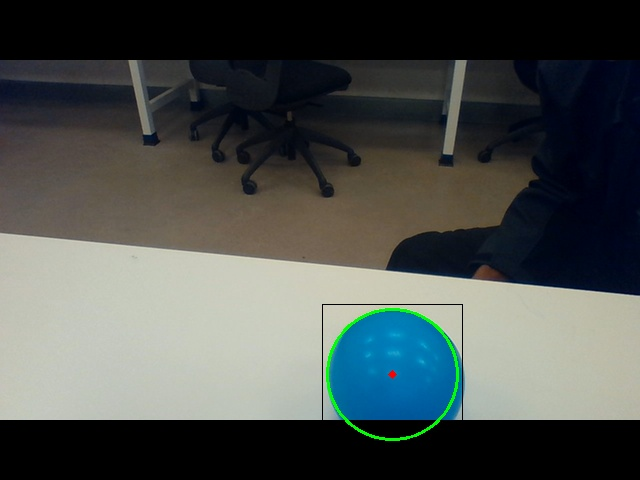
#> input picture Code/Windows test/Full image.jpg, 640 x 480 px, given in place of the camera
$ python ball_recognition.py
#> lines starting #> are read from the running program, lines starting #| are printed output that depends on the picture; after the words box and inside, x2 and y2 are one past the last pixel; in counts of white or black regions, pixels touching at a corner belong together
""" Kuwin Wyke
Midwestern State University
Start: 10 October 2019
End: work in progress

This program detects a ball by using a filter that looks only for the color
of the ball. There is a function to manually calibrate the filter. Once only
the color of the ball is detected as input, the program looks for a circle
using a built ini OpenCV function.

Programed and tested on windows.
"""

import cv2
import numpy as np

# Create function to calibrate filter
def calibrate_filter(calibrate = True):
    """This module is used to fine tune the variables for filtering out
    the color of the ball and ball detection parameters.
    """
#> called with calibrate = False
    variables = open("filter_variables.txt", "r")
#> (reads Code/Windows test/filter_variables.txt from the repository)
    lower_limit = int(variables.readline())
    lower_limit2 = int(variables.readline())
    lower_limit_hue = int(variables.readline())
    upper_limit = int(variables.readline())
    upper_limit2 = int(variables.readline())
    upper_limit_hue = int(variables.readline())
    circle_detect_param = int(variables.readline())
    circle_detect_param2 = int(variables.readline())
    variables.close()
    # Set maximum number of circles
    max_circles = 60
    # Set buffer to increase size of the box around each circle
    buffer = 5

    # Create function to save adjusted parameters
    def file_save():
        string = str(lower_limit) + '\n'
        string += str(lower_limit2) + '\n'
        string += str(lower_limit_hue) + '\n'
        string += str(upper_limit) + '\n'
        string += str(upper_limit2) + '\n'
        string += str(upper_limit_hue) + '\n'
        string += str(circle_detect_param) + '\n'
        string += str(circle_detect_param2)
        variables = open("filter_variables.txt", "w")
        variables.write(string)
        variables.close()

    if calibrate:
        # Create functions to change parameters of hsv filter
        def lower_change(pos):
            nonlocal lower_limit
            lower_limit = pos
        def lower_change2(pos):
            nonlocal lower_limit2
            lower_limit2 = pos
        def lower_change3(pos):
            nonlocal lower_limit_hue
            lower_limit_hue = pos

        def upper_change(pos):
            nonlocal upper_limit
            upper_limit = pos
        def upper_change2(pos):
            nonlocal upper_limit2
            upper_limit2 = pos
        def upper_change3(pos):
            nonlocal upper_limit_hue
            upper_limit_hue = pos

        # Create functions to change circle detection parameters
        def circle_detect_change(pos):
            nonlocal circle_detect_param
            circle_detect_param = pos
        def circle_detect_change2(pos):
            nonlocal circle_detect_param2
            circle_detect_param2 = pos

        # Create variable for track bar names to make it easy to change
        filter_bars = "filter_bars"
        # Create second windows name to accomodate all bars
        circle_bars = "circle_bars"
        # Create named window to put track bars
        cv2.namedWindow(filter_bars)
        cv2.namedWindow(circle_bars)

        # Create Track bars to adjust filter and circle detection parameters
        cv2.createTrackbar("Lower bottom", filter_bars, lower_limit, 360,
                           lower_change)
        cv2.createTrackbar("Lower top", filter_bars, lower_limit2, 360,
                           lower_change2)
        cv2.createTrackbar("lower hue", filter_bars, lower_limit_hue, 360,
                           lower_change3)
        cv2.createTrackbar("upper bottom", filter_bars, upper_limit, 360,
                           upper_change)
        cv2.createTrackbar("upper top", filter_bars, upper_limit2, 360,
                           upper_change2)
        cv2.createTrackbar("upper hue", filter_bars, upper_limit_hue, 360,
                           upper_change3)
        cv2.createTrackbar("circle param", circle_bars, circle_detect_param, 500,
                           circle_detect_change)
        cv2.createTrackbar("circle param 2", circle_bars, circle_detect_param2,
                           500, circle_detect_change2)

    # Start camera before loop to ensure it is working
    cap = cv2.VideoCapture(0)
    ret, frame = cap.read()
#> frame is the input picture: shape (480, 640, 3); mean B, G, R 78.4, 80.8, 75.6
    # Loop for each frame for video
    while ret:
        # Create arrays for filter parameters
        lower_range = np.array([lower_limit_hue, lower_limit, lower_limit2])
        upper_range = np.array([upper_limit_hue, upper_limit, upper_limit2])

        ret, frame = cap.read()

        # Create filter
        # Get hsv color scheme
        hsv = cv2.cvtColor(frame, cv2.COLOR_BGR2HSV)
#> hsv: shape (480, 640, 3); mean H, S, V 45.2, 65.9, 87.4
        # Threshold the hsv color scheme to get only desired colors
        mask = cv2.inRange(hsv, lower_range, upper_range)
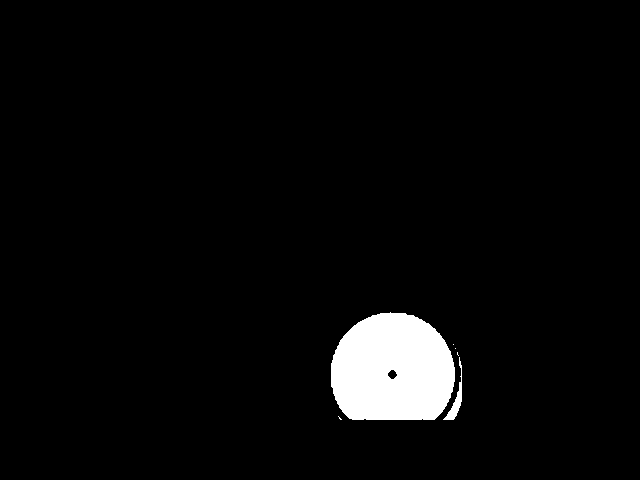
#> mask: shape (480, 640); 3.7% white; 6 white regions (4 under 20 px), largest, box (x1, y1, x2, y2) and area: (331, 312, 455, 420) 11096, (443, 357, 462, 420) 285

        # Use bitwise and to find only regions of the original picture that
        # match the color you are looking for
        filtered_image = cv2.bitwise_and(frame, frame, mask=mask)
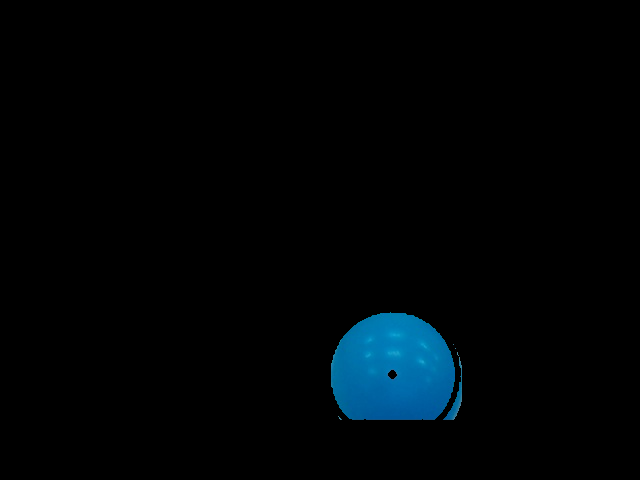
#> filtered_image: shape (480, 640, 3); mean B, G, R 6.3, 4.1, 0.1

        # Conver filtered image to gray scale. Image cannot be converted to
        # gray scale immediately. Convert anything but hsv to BRG first.
        filtered_image = cv2.cvtColor(filtered_image, cv2.COLOR_HLS2BGR)
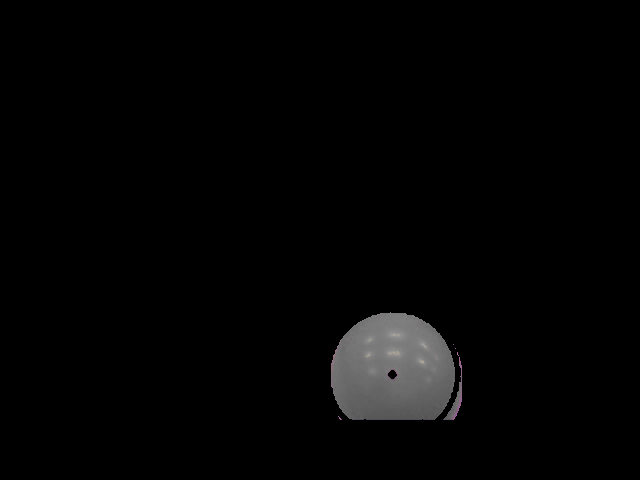
#> filtered_image: shape (480, 640, 3); mean B, G, R 4.1, 4.1, 4.1
        filtered_image = cv2.medianBlur(filtered_image, 3)
        filtered_image = cv2.cvtColor(filtered_image, cv2.COLOR_BGR2GRAY)
#> filtered_image: shape (480, 640)

        # Detect circles in filtered image but use try except to prevent
        # program from crashing when circles are not found
        try:
            circles = cv2.HoughCircles(filtered_image, cv2.HOUGH_GRADIENT,
                                       1, 50, param1=circle_detect_param,
                                       param2=circle_detect_param2,
                                       minRadius=0, maxRadius=0)
#> circles = [[391.5, 384.5, 71.5]]

            # Draw circles for visual representation of detection
            circles = np.uint16(np.around(circles))
#> circles = [[392, 384, 72]]
            # Count the number of circles to prevent the system from getting
            # bogged down trying to draw too many circles
            count = 0
            for i in circles[0, :]:
                count += 1
#> this loop made 1 pass
#> (i, count) on pass 1: ([392, 384, 72], 1)
#> after the loop, count = 1
            if count <= max_circles:
                for i in circles[0, :]:
                    # draw black box
                    top_left_x = i[0] - i[2] +- buffer
                    top_left_y = i[1] - i[2] - buffer
                    bottom_right_x = i[0] + i[2] + buffer
                    bottom_right_y = i[1] + i[2] + buffer
                    cv2.rectangle(frame,(top_left_x, top_left_y),
                                  (bottom_right_x, bottom_right_y),
                                  (0, 0, 0), 0)
                    # draw the outer circle
                    cv2.circle(frame, (i[0], i[1]), i[2], (0, 255, 0), 2)
                    # draw the center of the circle
                    cv2.circle(frame, (i[0], i[1]), 2, (0, 0, 255), 3)
#> this loop made 1 pass
#> (i, top_left_x, top_left_y, bottom_right_x, bottom_right_y) on pass 1: ([392, 384, 72], 315, 307, 469, 461)
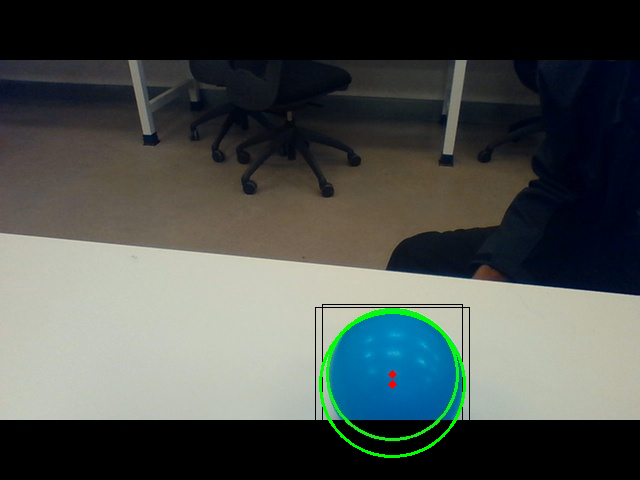
#> frame: shape (480, 640, 3); 0.59% of pixels changed, all inside (x1, y1, x2, y2) = (315, 307, 470, 458)
            else:
                print("error too many circles")
        except Exception as e:
            print(e)

        # Show full image with detected circles and filter
        cv2.imshow("Full image", frame)
        # Only show filter window if calibration set to yes
        if calibrate:
            cv2.imshow("filter", filtered_image)

        # Check to see if user is done adjusting filter. End if user is done.
        k = cv2.waitKey(5) & 0xFF
#> (key x is pressed here)
        # Check to see if user does not want to save changes
        if k == ord("x"):
            break
        # Check to see if user wants to save a picture of full or full and
        # the filter
        elif k == ord("1"):
            cv2.imwrite("Full image.jpg", frame)
            file_save()
            break
        elif k == ord("2"):
            cv2.imwrite("Full image.jpg", frame)
            cv2.imwrite("filter.jpg", filtered_image)
            file_save()
            break
        # End if user presses any other key. 255 is the default value
        elif k != 255:
            file_save()
            break

    # Close camera connection and all openCV windows
    cap.release()
    cv2.destroyAllWindows()

def track_ball():
    """ This function will be to track the ball
    incomplete.....
    """
    calibrate_filter(False)


def main():
    track_ball()

if __name__ == "__main__":
    main()
